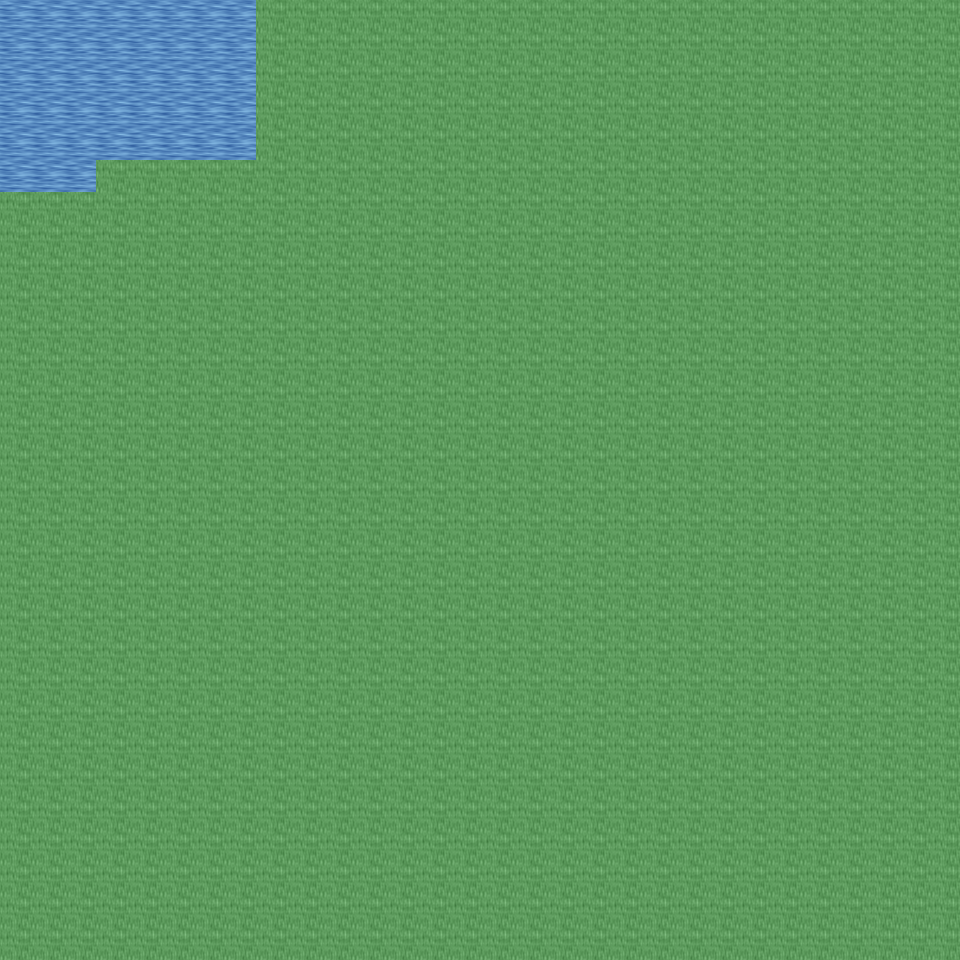

Tiled map render using the project's own tile images. Description and the map definition, with tile-layer contents summarised, below:
An orthogonal 30x30 tile map with 32x32 px tiles, 6 tile layers (Ground, Object, Object2, Above, ...), 9 tilesets and 2 objects (2x mapchange).

<map version="1.0" orientation="orthogonal" renderorder="right-down" width="30" height="30" tilewidth="32" tileheight="32" nextobjectid="3">
  <tileset firstgid="1" name="tileset_ground_ground" tilewidth="32" tileheight="32" tilecount="33" columns="3">
    <image source="../drawable/tileset_ground_ground.png" width="96" height="352" />
  </tileset>
  <tileset firstgid="34" name="tileset_ground_water_pool" tilewidth="32" tileheight="32" tilecount="72" columns="3">
    <image source="../drawable/tileset_ground_water_pool.png" width="96" height="768" />
  </tileset>
  <tileset firstgid="106" name="tileset_plant_tree_tree_darkgreen" tilewidth="32" tileheight="32" tilecount="88" columns="8">
    <image source="../drawable/tileset_plant_tree_tree_darkgreen.png" width="256" height="352" />
  </tileset>
  <tileset firstgid="194" name="tileset_ground_grass_edges" tilewidth="32" tileheight="32" tilecount="36" columns="12">
    <image source="../drawable/tileset_ground_grass_edges.png" width="384" height="96" />
  </tileset>
  <tileset firstgid="230" name="tileset_ground_grass_corners" tilewidth="32" tileheight="32" tilecount="24" columns="6">
    <image source="../drawable/tileset_ground_grass_corners.png" width="192" height="128" />
  </tileset>
  <tileset firstgid="254" name="tileset_plant_flower_daisy_white" tilewidth="32" tileheight="32" tilecount="8" columns="2">
    <image source="../drawable/tileset_plant_flower_daisy_white.png" width="64" height="128" />
  </tileset>
  <tileset firstgid="262" name="tileset_plant_grasses" tilewidth="32" tileheight="32" tilecount="6" columns="3">
    <image source="../drawable/tileset_plant_grasses.png" width="96" height="64" />
  </tileset>
  <tileset firstgid="268" name="tileset_ground_pothole" tilewidth="32" tileheight="32" tilecount="4" columns="4">
    <image source="../drawable/tileset_ground_pothole.png" width="128" height="32" />
  </tileset>
  <tileset firstgid="272" name="tileset_logic_collision" tilewidth="32" tileheight="32" tilecount="1" columns="1">
    <image source="../drawable/tileset_logic_collision.png" width="32" height="32" />
  </tileset>
  <layer name="Ground" width="30" height="30">
    <data>[900 cells, 900 non-empty, 5 distinct tile ids]</data>
  </layer>
  <layer name="Object" width="30" height="30">
    <data>[900 cells, 3 non-empty, 2 distinct tile ids]</data>
  </layer>
  <layer name="Object2" width="30" height="30">
    <data>[900 cells, 0 non-empty, 0 distinct tile ids]</data>
  </layer>
  <layer name="Above" width="30" height="30">
    <data>[900 cells, 0 non-empty, 0 distinct tile ids]</data>
  </layer>
  <layer name="Above2" width="30" height="30">
    <data>[900 cells, 0 non-empty, 0 distinct tile ids]</data>
  </layer>
  <layer name="Walkable" width="30" height="30">
    <data>[900 cells, 857 non-empty, 1 distinct tile ids]</data>
  </layer>
  <objectgroup name="MapEvents">
    <object id="1" name="north" type="mapchange" x="0" y="0" width="256" height="32">
      <properties>
        <property name="map" value="0_ados_mountain_n2_w2_x4_y2" />
        <property name="place" value="south" />
      </properties>
    </object>
    <object id="2" name="west" type="mapchange" x="0" y="0" width="32" height="192">
      <properties>
        <property name="map" value="0_ados_mountain_n2_w2_x3_y3" />
        <property name="place" value="east" />
      </properties>
    </object>
  </objectgroup>
</map>
